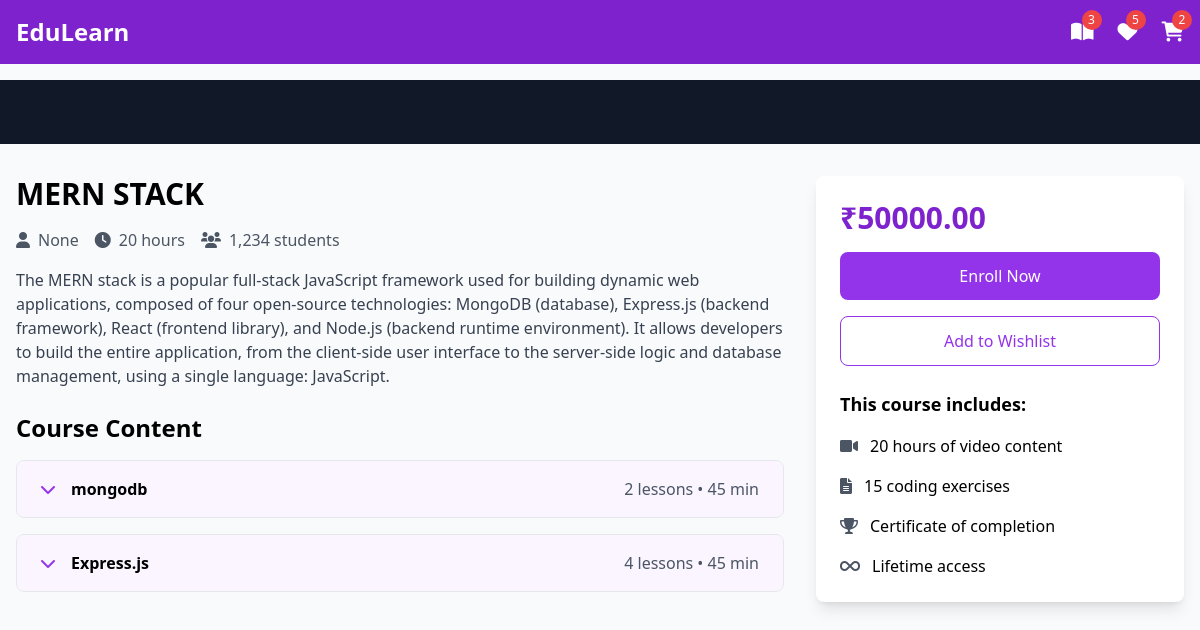
Page /course/details/2 on the committed database.
### instructorapp/models.py (models this page shows, shortened)
class Course(models.Model):
    owner=models.ForeignKey(User,on_delete=models.SET_NULL,null=True,related_name="owner")
    Category=models.ManyToManyField(Category,related_name="category")
    title=models.CharField(max_length=200)
    description=models.TextField()
    image=models.ImageField(upload_to="course_img",null=True,blank=True,default="course_img/default.jpg")
    price=models.DecimalField(max_digits=7,decimal_places=2)
    thumbnail=EmbedVideoField()
    created_date=models.DateField(auto_now=True)

class Module(models.Model):
    course=models.ForeignKey(Course,on_delete=models.CASCADE,related_name="module")
    title=models.CharField(max_length=150)
    order=models.IntegerField()

### studentapp/views.py (the view)
# urls.py: path('course/details/<int:id>',studView.CourseDetails.as_view(),name='coursedetails'),
class CourseDetails(View):
    def get(self,request,**kwargs):
        course=Course.objects.get(id=kwargs.get("id"))
        return render(request,'course_details.html',{'course':course})

### studentapp/templates/course_details.html (shortened to what this page needs)
{% load embed_video_tags %}
<!DOCTYPE html>
<html lang="en">
<head>
    <script src="https://cdn.tailwindcss.com"></script>
    <link href="https://cdnjs.cloudflare.com/ajax/libs/font-awesome/6.0.0/css/all.min.css" rel="stylesheet">
</head>
<body class="bg-gray-50">
    <nav class="bg-purple-700 fixed w-full z-20 top-0 left-0">
        <div class="max-w-screen-xl flex flex-wrap items-center justify-between mx-auto p-4">
            <a href="#" class="flex items-center">
                <span class="self-center text-2xl font-semibold text-white">EduLearn</span>
            </a>
            <div class="flex items-center space-x-6">
                <div class="relative group">
                    <a href="#" class="text-white hover:text-purple-200">
                        <i class="fas fa-book-open text-xl"></i>
                        <span
                            class="absolute -top-2 -right-2 bg-red-500 text-white text-xs rounded-full h-5 w-5 flex items-center justify-center">3</span>
                    </a>
                </div>
                <div class="relative group">
                    <a href="#" class="text-white hover:text-purple-200">
                        <i class="fas fa-heart text-xl"></i>
                        <span
                            class="absolute -top-2 -right-2 bg-red-500 text-white text-xs rounded-full h-5 w-5 flex items-center justify-center">5</span>
                    </a>
                </div>
                <div class="relative group">
                    <a href="#" class="text-white hover:text-purple-200">
                        <i class="fas fa-shopping-cart text-xl"></i>
                        <span
                            class="absolute -top-2 -right-2 bg-red-500 text-white text-xs rounded-full h-5 w-5 flex items-center justify-center">2</span>
                    </a>
                </div>
            </div>
        </div>
    </nav>
    <div class="pt-20">
        <div class="bg-gray-900 w-full">
            <div class="max-w-screen-xl mx-auto px-4 py-8">
                    {% video thumbnail '1280x960' %}
            </div>
        </div>
        {% endvideo %}
        <div class="max-w-screen-xl mx-auto px-4 py-8 grid grid-cols-1 lg:grid-cols-3 gap-8">
            <div class="lg:col-span-2">
                <h1 class="text-3xl font-bold mb-4">{{course.title}}</h1>
                <div class="flex items-center mb-4 text-gray-600">
                    <span class="mr-4"><i class="fas fa-user mr-2"></i>{{course.owner}}</span>
                    <span class="mr-4"><i class="fas fa-clock mr-2"></i>20 hours</span>
                    <span><i class="fas fa-users mr-2"></i>1,234 students</span>
                </div>
                <p class="text-gray-700 mb-6">{{course.description}}</p>
                <div class="space-y-4">
                    <h2 class="text-2xl font-bold mb-4">Course Content</h2>
                    {% for module in course.module.all %}
                    <div class="border rounded-lg overflow-hidden">
                        <button
                            class="w-full px-6 py-4 bg-purple-50 hover:bg-purple-100 flex items-center justify-between"
                            onclick="toggleModule('module{{forloop.counter}}')">
                            <div class="flex items-center">
                                <i class="fas fa-chevron-down mr-4 text-purple-600"></i>
                                <span class="font-semibold">{{module.title}}</span>
                            </div>
                            <span class="text-gray-600">{{module.lesson.all.count}} lessons • 45 min</span>
                        </button>
                    </div>
                    {% endfor %}
                </div>
            </div>
            <div class="lg:col-span-1">
                <div class="bg-white p-6 rounded-lg shadow-lg sticky top-24">
                    <div class="text-3xl font-bold mb-4 text-purple-700"> ₹{{course.price}}</div>
                    <button
                        class="w-full bg-purple-600 text-white py-3 rounded-lg mb-4 hover:bg-purple-700 transition duration-300">
                        Enroll Now
                    </button>
                    <button
                        class="w-full border border-purple-600 text-purple-600 py-3 rounded-lg mb-6 hover:bg-purple-50 transition duration-300">
                        Add to Wishlist
                    </button>
                    <div class="space-y-4">
                        <h3 class="font-bold text-lg">This course includes:</h3>
                        <div class="flex items-center">
                            <i class="fas fa-video mr-3 text-gray-600"></i>
                            <span>20 hours of video content</span>
                        </div>
                        <div class="flex items-center">
                            <i class="fas fa-file-alt mr-3 text-gray-600"></i>
                            <span>15 coding exercises</span>
                        </div>
                        <div class="flex items-center">
                            <i class="fas fa-trophy mr-3 text-gray-600"></i>
                            <span>Certificate of completion</span>
                        </div>
                        <div class="flex items-center">
                            <i class="fas fa-infinity mr-3 text-gray-600"></i>
                            <span>Lifetime access</span>
                        </div>
                    </div>
                </div>
            </div>
        </div>
    </div>
</body>
</html>

### rows in the picture
Course: title "MERN STACK", owner "None", description "The MERN stack is a popular full-stack JavaScript framework used for building dynamic web applications, composed of four open-source technologies: MongoDB (database), Express.js (backend framework), React (frontend library), and Node.js (backend runtime environment). It allows developers to build the entire application, from the client-side user interface to the server-side logic and database management, using a single language: JavaScript.", price "50000.00"
Module: title "mongodb", lesson.all.count "2"
Module: title "Express.js", lesson.all.count "4"
